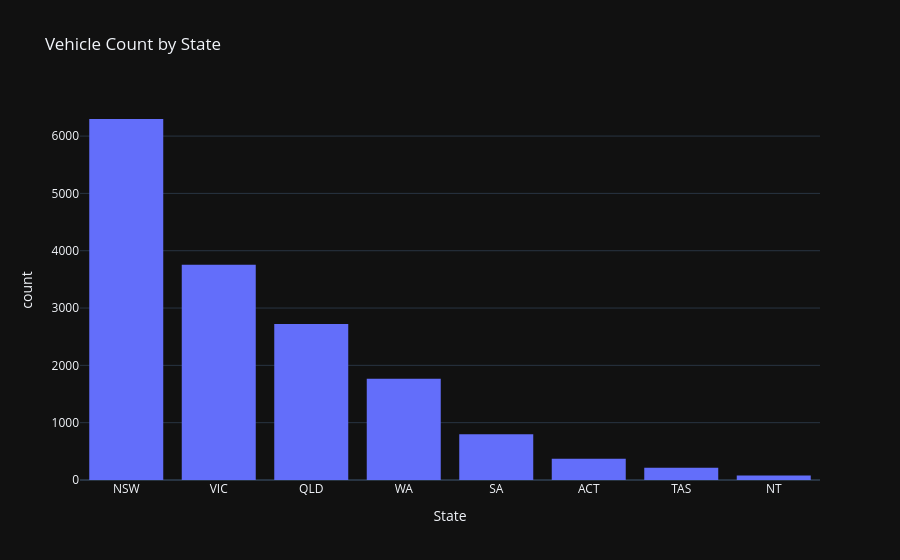

This figure's notebook cell:
### Code cell
fig = px.histogram(
                    df, x='State', title='Vehicle Count by State'
                )
fig.update_xaxes(categoryorder = 'total descending')
fig.show()

### Figure 1 — Plotly figure (JSON) as saved in the notebook; plotly's stock layout.template omitted (floating-point values rounded to 4 significant figures; data arrays with more than 128 entries replaced by an {"elided": "..."} marker saying what was removed)
{"data": [{"bingroup": "x", "hovertemplate": "State=%{x}<br>count=%{y}<extra></extra>", "legendgroup": "", "marker": {"color": "#636efa", "pattern": {"shape": ""}}, "name": "", "orientation": "v", "showlegend": false, "x": {"elided": "16440 str values"}, "xaxis": "x", "yaxis": "y", "type": "histogram"}], "layout": {"xaxis": {"anchor": "y", "domain": [0.0, 1.0], "title": {"text": "State"}, "categoryorder": "total descending"}, "yaxis": {"anchor": "x", "domain": [0.0, 1.0], "title": {"text": "count"}}, "legend": {"tracegroupgap": 0}, "title": {"text": "Vehicle Count by State"}, "barmode": "relative"}}
